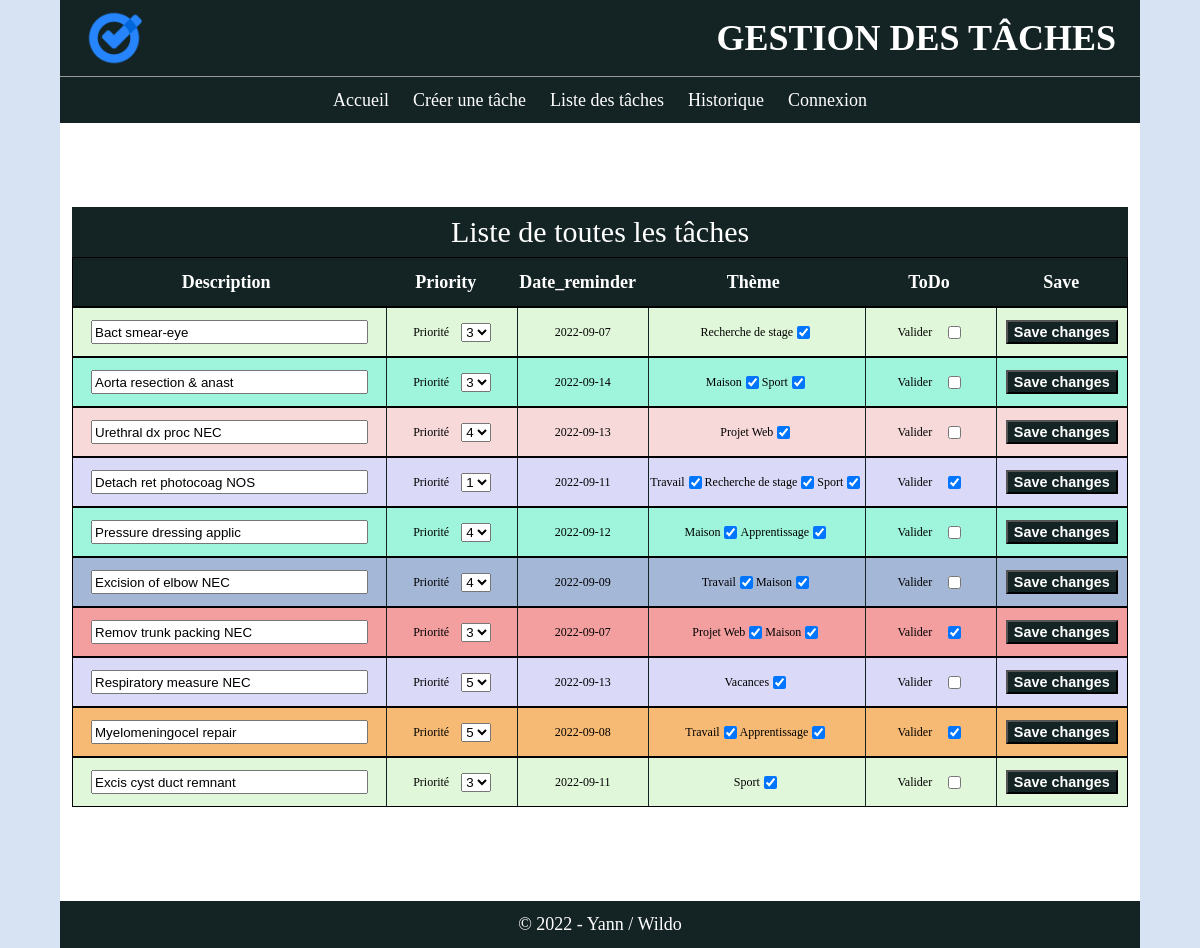
/index.php?page=1&dir=3, run on the app's committed database.
### tables this page shows
CREATE TABLE IF NOT EXISTS `contain` (
  `id_task` int NOT NULL,
  `id_theme` int NOT NULL,
  PRIMARY KEY (`id_task`,`id_theme`)
);

CREATE TABLE IF NOT EXISTS `task` (
  `id_task` int NOT NULL AUTO_INCREMENT,
  `description` varchar(50) NOT NULL,
  `color` int NOT NULL,
  `priority` int NOT NULL,
  `date_reminder` date NOT NULL,
  `done` tinyint(1) NOT NULL,
  `id_users` int NOT NULL,
  PRIMARY KEY (`id_task`)
);

### globals.php (called while the page is built, shortened)
<?php
$nextID = null;
$j = 0;
$where = [];
$sortPriority = isset($_REQUEST['sort']) ?  $where[] = " WHERE priority=".$_REQUEST['sort'] : false;
try {
    $dbOptions = [ PDO::ATTR_DEFAULT_FETCH_MODE, PDO::FETCH_ASSOC ];
    $dbCo = new PDO( 'mysql:host=localhost;dbname=list_task;charset=utf8', 'xloadx', 'r86bs9kp', $dbOptions);
}
catch (Exception $e) {
    die("Unable to connect to the database.".$e->getMessage());
}
$SQL = "SELECT *
FROM task t
    JOIN contain c USING (id_task)
    JOIN theme th USING (id_theme) ";
$SQL .= $sortPriority;
$requete = $dbCo->prepare($SQL);
$requete->execute();
$SQL3 = "SELECT c.id_task, c.id_theme, th.theme_name
FROM task t
    JOIN contain c USING (id_task)
    JOIN theme th USING (id_theme)
WHERE t.id_task = c.id_task AND c.id_theme = th.id_theme
ORDER BY t.id_task";
$requete3 = $dbCo->prepare($SQL3);
$requete3->execute();
$listTH = array_map( fn($t) => ["id_task"=>$t['id_task'], "id_theme"=>$t['id_theme'], "theme_name"=>$t['theme_name']], $requete3->fetchAll() );
$tasks = array_map(fn($t) =>
    ["id_task"=>$t['id_task'], "description"=>$t['description'], "color"=>$t['color'], "priority"=>$t['priority'], "date_reminder"=>$t['date_reminder'], "done"=>$t['done'], "id_users"=>$t['id_users'],
    "theme"=>["id_theme"=>$t['id_theme'], "theme_name"=>$t['theme_name']]],
    $requete->fetchAll());
$colors = [ "f7d9d9", "dad9f7", "e0f7d9", "e6f2b6", "f49f9f", "f7ba74", "9ef5db", "a4b7d7" ];
?>

### includes/listTask.php (the view)
<?php
$list = "<div class='title'>Liste de toutes les tâches</div>";
foreach($tasks as $task){
    $themeTask = [];
    if($task['id_task'] != $nextID){
        $list .= "<form merthod='GET' action='update.php?id=".$task['id_task']."' id='formAccueil' name='formAccueil'>";
        $list .= $j == 0 ? "<li class='cellList refs'><div>Description</div><div>Priority</div><div>Date_reminder</div><div>Thème</div><div>ToDo</div><div>Save</div></li>" : "";
        $list .= "  <li class='cellList' style='background-color: #".$colors[$task['color']-1].";'>";
        $list .= "      <div class='description'><input type='text' value='".$task['description']."' id='id-description".$task['id_task']."' name='id-description".$task['id_task']."' ></div>";
        $list .= "      <div class='priority'>";
        $list .="           <span>Priorité</span><select id='select-priority' name='select-priority'>";
        for($i=1;$i<=5;$i++){
            $list .= "              <option value='".$i."' ".($task['priority'] == $i ? "selected":"").">".$i."</option>";
        }
        $list .= "          </select>";
        $list .= "      </div>";
        $list .= "      <div class='date'>".$task['date_reminder']."</div>";
        $list .= "      <div class='theme'>";
        foreach($listTH as $th){
            if($th['id_task'] == $task['id_task']) $themeTask[] = "<label for='theme".$task['id_task']."'>".$th['theme_name']."</label><input type='checkbox' id='theme".$task['id_task']."' name='theme".$task['id_task']."' value='".$th['theme_name']."' checked> <br>";
        }
        $list .= implode(" ", $themeTask);
        $list .= "      </div>";
        $list .= "      <div class='div-checkbox'><span>Valider</span><input type='checkbox' value='".$task['id_task']."' id='id-checkbox".$task['id_task']."' name='id-checkbox".$task['id_task']."' class='id-checkbox' ".($task['done'] ? "checked" : "")."/></div>";
        $list .= "      <div class='div-description'><input type='button' value='Save changes' class='btn-description' id='btn-description".$task['id_task']."' name='btn-description".$task['id_task']."' /></div>";
        $list .= "  </li>";
        $list .= "</form>";
        $j++;
        $nextID = $task['id_task'];
    }
}
$list .= "</ul>";
echo $list;
?>

### css/global.css (style rules this page uses)
:root { font-size: 12px; --bg-black: #142323; --bg-black50: rgb(0, 0, 0, .5); --bg-gray: #979999; --bg-blue: #4b7ac4; --bg-sandbox: #dbdbdb; --bg-lightblue: #d7e3f3; --white: #fff; --black: #000; }
* { box-sizing: border-box; }
body { margin: 0; }

### css/style.css (style rules this page uses)
body { background-color: var(--bg-lightblue); width: 100vw; height: 100vh; }
.site { display: grid; align-items: center; justify-content: center; grid-template-columns: 1fr; grid-template-rows: 8% 5.5% 81.5% 5%; }
.title { display:flex; align-items: center; justify-content: center; width: 100%; height: 50px; font-size: 2.5rem; margin-top: 2rem; background-color: var(--bg-black); color: var(--white); }
.cellList { display: grid; border: solid black 1px; width: 100%; height: 250px; }
.cellList div { display: flex; align-items: center; justify-content: center; width: 100%; height: 100%; }
.cellList div:nth-child(1), .cellList div:nth-child(2) , .cellList div:nth-child(3), .cellList div:nth-child(4) , .cellList div:nth-child(5), .cellList div:nth-child(6) { grid-area: auto/6; width: 90vw; }
.refs { display: none; }
.description { padding: 0 1.5rem; align-items: center; }
.description input[type=text] { width: 80%; height: 50%; }
.btn-description { height: 50%; background-color: var(--bg-black); color: var(--white); padding: 0 .5rem; font-size: 1.2rem; font-weight: bold; }
.priority, .date, .div-checkbox { align-items: center; justify-content: center; }
.priority span, .div-checkbox span { padding-right: 1rem; }

### css/media.css (style rules this page uses)
@media screen and (min-width: 1024px) { .site { grid-template-columns: 5% 1fr 5%; grid-template-rows: 8% 5% 82% 5%; } }
@media screen and (min-width: 1024px) { .refs { display: grid; background-color: var(--bg-black); color: var(--white); font-weight: bold; font-size: 1.5rem; } }
@media screen and (min-width: 1024px) { .refs div { height: 100%; } }
@media screen and (min-width: 1024px) { .refs div:not(:last-of-type) { border-right: solid var(--white) 1px; } }
@media screen and (min-width: 1024px) { .refs div { padding: 0; } }
@media screen and (min-width: 1024px) { .description input[type=text] { width: 100%; } }
@media screen and (min-width: 1024px) { .cellList { display: flex; height: 50px; } }
@media screen and (min-width: 1024px) { .cellList div:nth-child(1) { grid-column: 1; width: 35rem } }
@media screen and (min-width: 1024px) { .cellList div:nth-child(2) { grid-column: 2; width: 15rem; } }
@media screen and (min-width: 1024px) { .cellList div:nth-child(3) { grid-area: auto/3; width: 15rem; } }
@media screen and (min-width: 1024px) { .cellList div:nth-child(4) { grid-area: auto/4; width: 25rem; } }
@media screen and (min-width: 1024px) { .cellList div:nth-child(5) { grid-area: auto/5; width: 15rem; } }
@media screen and (min-width: 1024px) { .cellList div:nth-child(6) { grid-area: auto/6; width: 15rem; } }
@media screen and (min-width: 1024px) { .cellList div:not(:last-of-type) { border-right: solid var(--bg-black) 1px; } }
@media screen and (min-width: 1024px) { .theme { white-space: pre-line; } }

### data on the page
contain: shows "Description", id_task.description "Bact smear-eye", id_task.date_reminder "2022-09-07", theme_name "Recherche de stage"
contain: id_task.description "Urethral dx proc NEC", id_task.date_reminder "2022-09-13", theme_name "Projet Web"
contain: id_task.description "Respiratory measure NEC", id_task.date_reminder "2022-09-13", theme_name "Vacances"
contain: id_task.description "Excis cyst duct remnant", id_task.date_reminder "2022-09-11", theme_name "Sport"

### other printed values
$link "Accueil"
$link "Créer une tâche"
$link "Liste des tâches"
$link "Historique"
$link "Connexion"
$task['date_reminder'] "2022-09-14"
$th['theme_name'] "Maison Sport"
$task['date_reminder'] "2022-09-11"
$th['theme_name'] "Travail Recherche de stage Sport"
$task['date_reminder'] "2022-09-12"
$th['theme_name'] "Maison Apprentissage"
$task['date_reminder'] "2022-09-09"
$th['theme_name'] "Travail Maison"
$task['date_reminder'] "2022-09-07"
$th['theme_name'] "Projet Web Maison"
